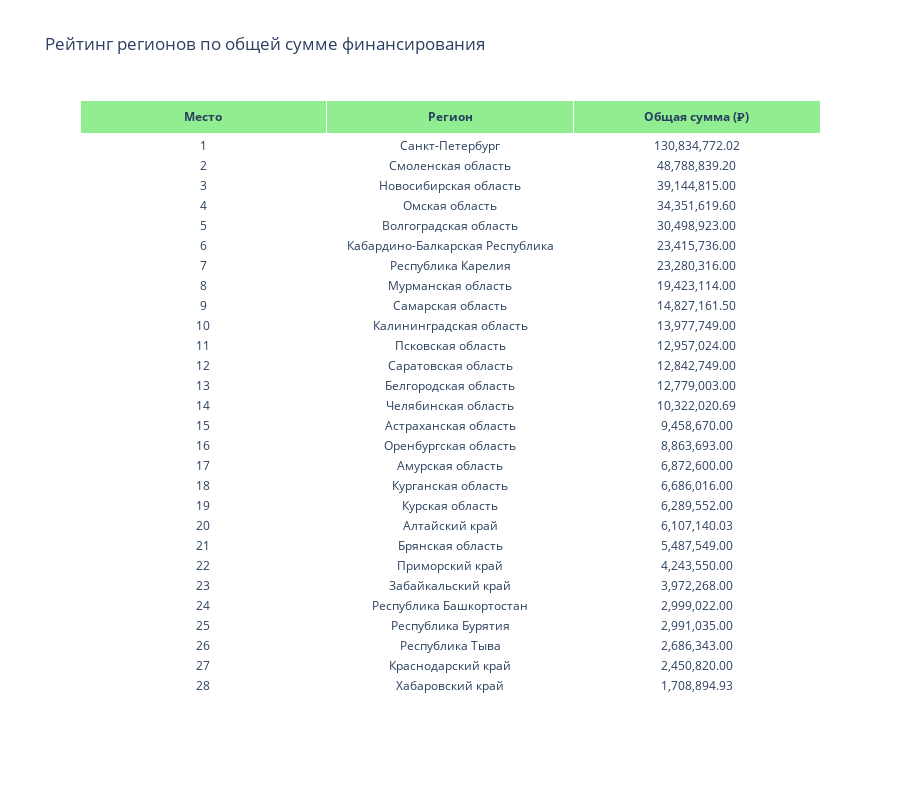
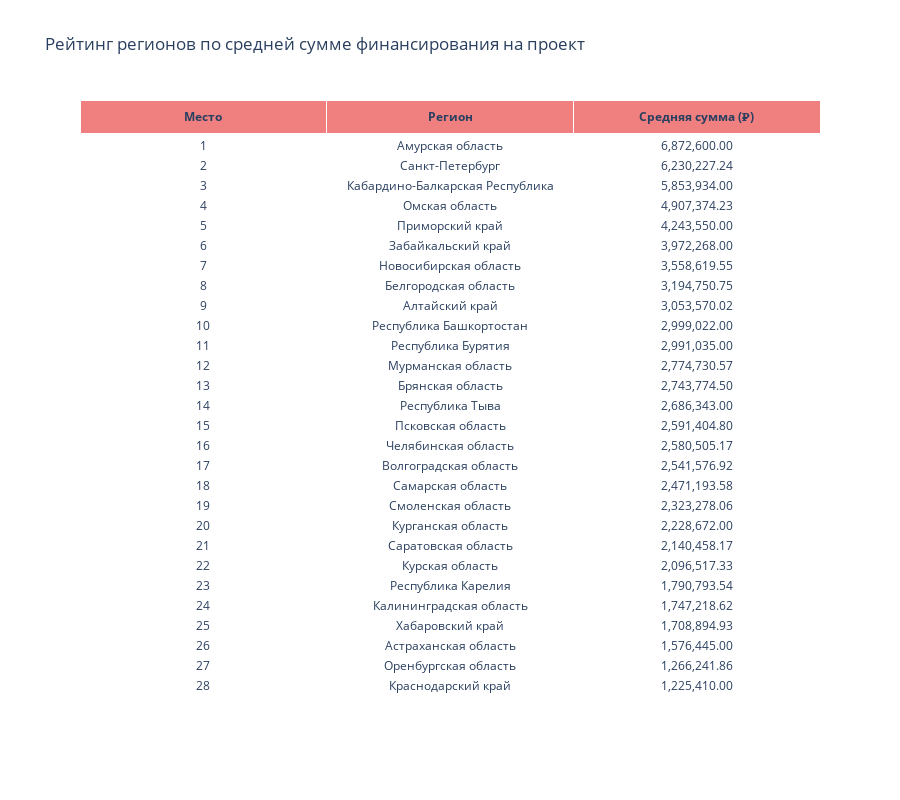

Notebook cell for these charts, in order:
### Code cell
# 1. Импорт библиотек
import pandas as pd
import mysql.connector
import matplotlib.pyplot as plt
import seaborn as sns
import plotly.graph_objects as go

# 2. Настройки подключения к БД
db_config = {
    'host': 'localhost',
    'database': 'projectsdb',
    'user': 'root',
    'password': 'NewStrongPassword'
}

# 3. Читаем SQL-запрос из файла
query_file = "../sql_queries/6_funding_ranking.sql"

# 4. Функция для выполнения запроса и загрузки данных
def execute_query(query_file):
    with open(query_file, 'r', encoding='utf-8') as file:
        query = file.read()
    conn = mysql.connector.connect(**db_config)
    df = pd.read_sql(query, conn)
    conn.close()
    return df

# 5. Загружаем данные
df = execute_query(query_file)

# === Визуализация 1: Количество проектов по регионам ===
plt.figure(figsize=(12, 6))
df_sorted = df.sort_values('Количество_проектов', ascending=False)
sns.barplot(x='Регион', y='Количество_проектов', data=df_sorted, palette="Blues_r")
plt.xticks(rotation=90)
plt.title('Количество проектов по регионам', fontsize=14)
plt.xlabel('Регион')
plt.ylabel('Количество проектов')
plt.tight_layout()
plt.show()

# === Таблица 1: Общая сумма финансирования ===
df_total = df.sort_values('Общая_сумма', ascending=False).reset_index(drop=True)
df_total['Место'] = df_total.index + 1
# Применяем форматирование чисел
df_total['Общая_сумма'] = df_total['Общая_сумма'].apply(lambda x: f'{x:,.2f}')
df_total = df_total[['Место', 'Регион', 'Общая_сумма']]

fig_total = go.Figure(data=[go.Table(
    header=dict(values=['<b>Место</b>', '<b>Регион</b>', '<b>Общая сумма (₽)</b>'],
                fill_color='lightgreen',
                align='center'),
    cells=dict(values=[df_total.Место, df_total.Регион, df_total.Общая_сумма],
               fill_color='white',
               align='center'))
])
fig_total.update_layout(
    title='Рейтинг регионов по общей сумме финансирования',
    height=800,
    showlegend=False
)

fig_total.show()

# === Таблица 2: Средняя сумма на проект ===
df_avg = df.sort_values('Средняя_сумма', ascending=False).reset_index(drop=True)
df_avg['Место'] = df_avg.index + 1
# Применяем форматирование чисел
df_avg['Средняя_сумма'] = df_avg['Средняя_сумма'].apply(lambda x: f'{x:,.2f}')
df_avg = df_avg[['Место', 'Регион', 'Средняя_сумма']]

fig_avg = go.Figure(data=[go.Table(
    header=dict(values=['<b>Место</b>', '<b>Регион</b>', '<b>Средняя сумма (₽)</b>'],
                fill_color='lightcoral',
                align='center'),
    cells=dict(values=[df_avg.Место, df_avg.Регион, df_avg.Средняя_сумма],
               fill_color='white',
               align='center'))
])
fig_avg.update_layout(
    title='Рейтинг регионов по средней сумме финансирования на проект',
    height=800,
    showlegend=False
)

fig_avg.show()

### Figure 1 — Plotly figure (JSON) as saved in the notebook; plotly's stock layout.template omitted (floating-point values rounded to 4 significant figures)
{"data": [{"cells": {"align": "center", "fill": {"color": "white"}, "values": [[1, 2, 3, 4, 5, 6, 7, 8, 9, 10, 11, 12, 13, 14, 15, 16, 17, 18, 19, 20, 21, 22, 23, 24, 25, 26, 27, 28], ["Санкт-Петербург", "Смоленская область", "Новосибирская область", "Омская область", "Волгоградская область", "Кабардино-Балкарская Республика", "Республика Карелия", "Мурманская область", "Самарская область", "Калининградская область", "Псковская область", "Саратовская область", "Белгородская область", "Челябинская область", "Астраханская область", "Оренбургская область", "Амурская область", "Курганская область", "Курская область", "Алтайский край", "Брянская область", "Приморский край", "Забайкальский край", "Республика Башкортостан", "Республика Бурятия", "Республика Тыва", "Краснодарский край", "Хабаровский край"], ["130,834,772.02", "48,788,839.20", "39,144,815.00", "34,351,619.60", "30,498,923.00", "23,415,736.00", "23,280,316.00", "19,423,114.00", "14,827,161.50", "13,977,749.00", "12,957,024.00", "12,842,749.00", "12,779,003.00", "10,322,020.69", "9,458,670.00", "8,863,693.00", "6,872,600.00", "6,686,016.00", "6,289,552.00", "6,107,140.03", "5,487,549.00", "4,243,550.00", "3,972,268.00", "2,999,022.00", "2,991,035.00", "2,686,343.00", "2,450,820.00", "1,708,894.93"]]}, "header": {"align": "center", "fill": {"color": "lightgreen"}, "values": ["<b>Место</b>", "<b>Регион</b>", "<b>Общая сумма (₽)</b>"]}, "type": "table"}], "layout": {"height": 800, "showlegend": false, "title": {"text": "Рейтинг регионов по общей сумме финансирования"}}}

### Figure 2 — Plotly figure (JSON) as saved in the notebook; plotly's stock layout.template omitted (floating-point values rounded to 4 significant figures)
{"data": [{"cells": {"align": "center", "fill": {"color": "white"}, "values": [[1, 2, 3, 4, 5, 6, 7, 8, 9, 10, 11, 12, 13, 14, 15, 16, 17, 18, 19, 20, 21, 22, 23, 24, 25, 26, 27, 28], ["Амурская область", "Санкт-Петербург", "Кабардино-Балкарская Республика", "Омская область", "Приморский край", "Забайкальский край", "Новосибирская область", "Белгородская область", "Алтайский край", "Республика Башкортостан", "Республика Бурятия", "Мурманская область", "Брянская область", "Республика Тыва", "Псковская область", "Челябинская область", "Волгоградская область", "Самарская область", "Смоленская область", "Курганская область", "Саратовская область", "Курская область", "Республика Карелия", "Калининградская область", "Хабаровский край", "Астраханская область", "Оренбургская область", "Краснодарский край"], ["6,872,600.00", "6,230,227.24", "5,853,934.00", "4,907,374.23", "4,243,550.00", "3,972,268.00", "3,558,619.55", "3,194,750.75", "3,053,570.02", "2,999,022.00", "2,991,035.00", "2,774,730.57", "2,743,774.50", "2,686,343.00", "2,591,404.80", "2,580,505.17", "2,541,576.92", "2,471,193.58", "2,323,278.06", "2,228,672.00", "2,140,458.17", "2,096,517.33", "1,790,793.54", "1,747,218.62", "1,708,894.93", "1,576,445.00", "1,266,241.86", "1,225,410.00"]]}, "header": {"align": "center", "fill": {"color": "lightcoral"}, "values": ["<b>Место</b>", "<b>Регион</b>", "<b>Средняя сумма (₽)</b>"]}, "type": "table"}], "layout": {"height": 800, "showlegend": false, "title": {"text": "Рейтинг регионов по средней сумме финансирования на проект"}}}
